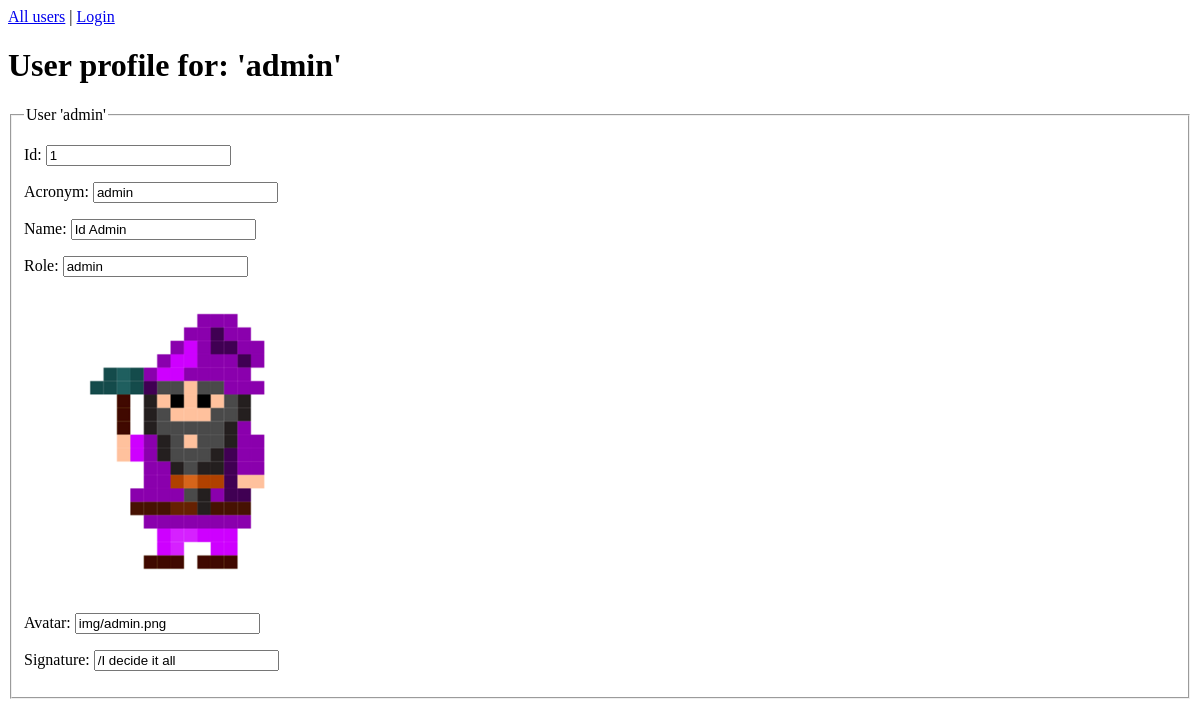
Screenshot of /profile.php?user=admin with the database file from the repository.
### tables this page shows
CREATE TABLE user (
    acronym TEXT PRIMARY KEY,
    name TEXT,
    password TEXT,
    role TEXT,
    avatar TEXT,
    signature TEXT
);

### profile.php (called while the page is built, shortened)
<?php
require "view/header.php";
$user = $_GET['user'] ?? null;
$dsn = "sqlite:db/user.sqlite";
$db = connectToDatabase($dsn);
$sql = <<<EOD
SELECT
    rowid,
    acronym,
    name,
    role,
    avatar,
    signature
FROM user
WHERE
    acronym = ?
;
EOD;
$stmt = $db->prepare($sql);
$args = [$user];
$stmt->execute($args);
$res = $stmt->fetch();
require "view/profile.php";

### view/profile.php (the view)
<?php
$id         = htmlentities($res['rowid'] ?? "");
$acronym    = htmlentities($res['acronym'] ?? "");
$name       = htmlentities($res['name'] ?? "");
$role       = htmlentities($res['role'] ?? "");
$avatar     = htmlentities($res['avatar'] ?? "");
$signature  = htmlentities($res['signature'] ?? "");
?><h1>User profile for: '<?= $acronym ?>'</h1>
<form>
    <fieldset>
        <legend>User '<?= $acronym ?>'</legend>
        <p>
            <label>Id:
                <input type="text" name="id" value="<?= $id ?>" readonly="readonly">
            </label>
        </p>
        <p>
            <label>Acronym:
                <input type="text" name="acronym" value="<?= $acronym ?>" readonly="readonly">
            </label>
        </p>
        <p>
            <label>Name:
                <input type="text" name="name" value="<?= $name ?>" readonly="readonly">
            </label>
        </p>
        <p>
            <label>Role:
                <input type="text" name="role" value="<?= $role ?>" readonly="readonly">
            </label>
        </p>
        <figure class="right">
            <img src="<?= $avatar ?>" alt="Avatar for <?= $acronym ?>">
        </figure>
        <p>
            <label>Avatar:
                <input type="text" name="avatar" value="<?= $avatar ?>" readonly="readonly">
            </label>
        </p>
        <p>
            <label>Signature:
                <input type="text" name="signature" value="<?= $signature ?>" readonly="readonly">
            </label>
        </p>
    </fieldset>
</form>

### rows the page displays
user: acronym "admin", name "Id Admin", role "admin", avatar+acronym (picture), avatar "img/admin.png", signature "/I decide it all"
